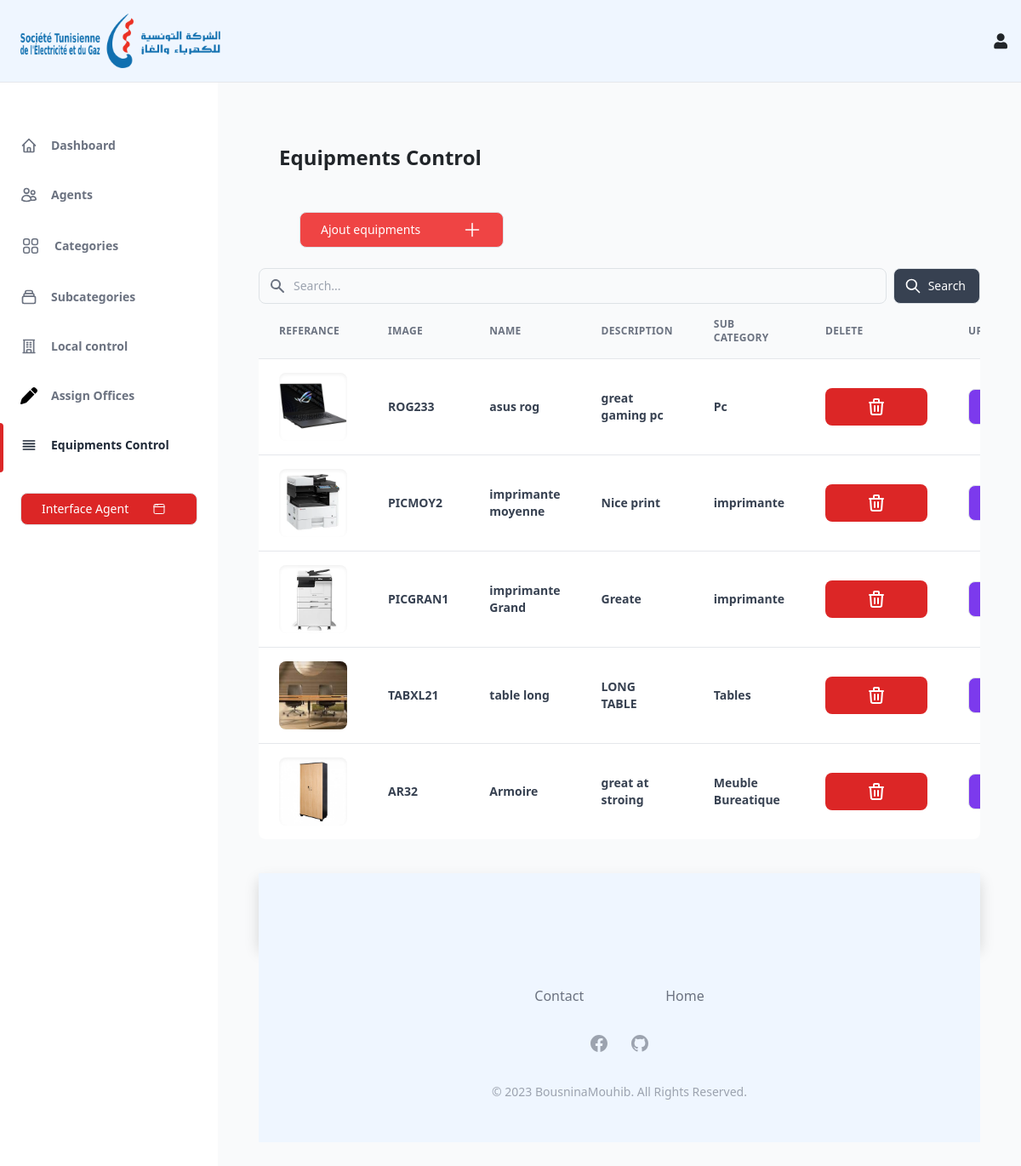
/equipmentcontrol (signed in), run on the app's committed database.
### tables this page shows
CREATE TABLE `equipment` (
  `id_equipment` int(8) NOT NULL,
  `Referance` varchar(8) NOT NULL,
  `id_subcategory` int(8) NOT NULL,
  `name` varchar(30) NOT NULL,
  `image` varchar(255) NOT NULL,
  `description` varchar(50) NOT NULL
);

CREATE TABLE `subcategory` (
  `id_subcategory` int(8) NOT NULL,
  `id_category` int(8) NOT NULL,
  `name` varchar(30) NOT NULL,
  `image` varchar(255) NOT NULL
);

### core/Functions.php (called while the page is built, shortened)
<?php
function base_path($path)
{
    return BASE_PATH . $path;
}
function view($path, $attributes = []){
    extract($attributes);
    require  base_path('views/'.$path);
}

### controllers/admin/equipmentcontrol/index.php (called while the page is built, shortened)
<?php
$config = require base_path('config.php');
$db = new Database($config['database']);
$equipments = $db->query("select * from equipment") -> get();
$subcategory = $db->query("select * from subcategory ") -> get();
view("admin/equipmentcontrol.views.php", [
    'heading' => 'Equipments Control',
    'equipments' => $equipments,
    'subcategories' => $subcategory
]);

### public/index.php (called while the page is built, shortened)
<?php
require BASE_PATH . 'core/functions.php';
spl_autoload_register(function ($class) {
    $class = str_replace("\\", '/', $class);
});
$router = new \core\Router();
$uri = parse_url($_SERVER['REQUEST_URI'])['path'];
$method =$_POST['_method'] ?? $_SERVER['REQUEST_METHOD'];
$router->route($uri, $method);

### config.php (called while the page is built)
<?php
return [
    'database' => [
        'host' => 'localhost',
        'port' => 3306,
        'dbname' => 'steggestionim',
        'charset' => 'utf8mb4'
    ],
];

### core/Database.php (called while the page is built, shortened)
<?php
    class Database {
    public  $connection;
    public $statement;
    public function __construct($config,$username ="root" ,$password= "")
    {
        $dsn = ('mysql:' . http_build_query($config,'',';'));
        $this-> connection = new PDO($dsn, $username, $password,[
            PDO::ATTR_DEFAULT_FETCH_MODE => PDO::FETCH_ASSOC
        ]);
    }
    public function query($query,$params = [])
    {
        $this->statement = $this-> connection ->prepare($query);
        $this->statement->execute($params);
        return $this;
    }
    public function get(){
        return $this->statement->fetchAll();
    }
}

### views/admin/equipmentcontrol.views.php (the view, shortened to what this page needs)
<?php require base_path('views/admin/partials/head.php'); ?>
<?php require base_path('views/admin/partials/header.php') ?>
<?php require base_path('views/admin/partials/aside.php') ?>
<main class=" p-5 w-full h-full overflow-y-auto">
    <div class="container px-6 mx-auto grid ">
        <h1 class="my-6 text-2xl font-semibold text-black-700 dark:text-gray-200 ">
            <?= $heading ?>
        </h1>
        <div class="px-6 my-6 flex justify-between ">
            <button data-modal-target="authentication-modal" data-modal-toggle="authentication-modal" class="flex items-center justify-between w-60 px-4 py-2 text-sm font-medium leading-5 text-white transition-colors duration-150 bg-red-500 border border-transparent rounded-lg active:bg-red-500 hover:bg-red-700 focus:outline-none focus:shadow-outline-purple">
                Ajout equipments
                <span class="ml-2" aria-hidden="true">
                    <svg class="w-6 h-6 text-white" fill="none" stroke="currentColor" stroke-width="1.5" viewBox="0 0 24 24" xmlns="http://www.w3.org/2000/svg" aria-hidden="true">
                        <path stroke-linecap="round" stroke-linejoin="round" d="M12 4.5v15m7.5-7.5h-15"></path>
                    </svg>
                </span>
            </button>
        </div>
    </div>
    <div class="flex-auto">
        <form class="flex items-center" method="POST" action="/equipmentcontrol">
            <div class="relative w-full">
                <div class="absolute inset-y-0 left-0 flex items-center pl-3 pointer-events-none">
                </div>
                <input type="text" id="search" name="search" class="bg-gray-50 border border-gray-300 text-gray-900 text-sm rounded-lg focus:ring-gray-500 focus:border-gray-500 block w-full pl-10 p-2.5  dark:bg-gray-700 dark:border-gray-600 dark:placeholder-gray-400 dark:text-white " placeholder="Search...">
            </div>
            <button type="submit" class="inline-flex items-center py-2.5 px-3 ml-2 text-sm font-medium text-white bg-gray-700 rounded-lg border border-gray-700 hover:bg-gray-800 focus:ring-4 focus:outline-none focus:ring-gray-300 dark:bg-gray-600">
                <svg aria-hidden="true" class="w-5 h-5 mr-2 -ml-1" fill="none" stroke="currentColor" viewBox="0 0 24 24" xmlns="http://www.w3.org/2000/svg">
                    <path stroke-linecap="round" stroke-linejoin="round" stroke-width="2" d="M21 21l-6-6m2-5a7 7 0 11-14 0 7 7 0 0114 0z"></path>
                </svg>Search
            </button>
        </form>
    </div>
    <div class="w-full overflow-hidden rounded-lg shadow-xs">
        <div class="w-full overflow-x-auto">
            <table class="w-full whitespace-no-wrap">
                <thead>
                    <tr class="text-xs font-semibold tracking-wide text-left text-gray-500 uppercase border-b dark:border-gray-700 bg-gray-50 dark:text-gray-400 dark:bg-gray-800">
                        <th class="px-4 py-3">Referance</th>
                        <th class="px-4 py-3">Image</th>
                        <th class="px-4 py-3">Name</th>
                        <th class="px-4 py-3">Description</th>
                        <th class="px-4 py-3">Sub Category</th>
                        <th class="px-4 py-3">Delete</th>
                        <th class="px-4 py-3">Update</th>
                    </tr>
                </thead>
                <tbody class="text-left bg-white divide-y dark:divide-gray-700 dark:bg-gray-800">
                    <?php $x = 0 ?>
                    <?php foreach ($equipments as $equipment) : ?>
                        <?php $x++ ?>
                        <tr class="text-gray-700 dark:text-gray-400">
                            <td class="px-4 py-3">
                                <div class="flex items-center text-sm">
                                    <div class="relative hidden w-20 h-20  rounded-full md:block">
                                        <img class=" object-cover w-full h-full rounded-lg" src="<?= $equipment['image'] ?>" alt="" loading="lazy" />
                                        <div class="absolute inset-0 rounded-lg shadow-inner" aria-hidden="true">
                                        </div>
                                    </div>
                                </div>
                            </td>
                            <td class="px-4 py-3 text-sm">
                                <p class="font-semibold">
                                    <?= $equipment['Referance'] ?>
                                </p>
                            </td>
                            <td class="px-4 py-3 text-sm">
                                <p class="font-semibold">
                                    <?= $equipment['name'] ?>
                                </p>
                            </td>
                            <td class="px-4 py-3 text-sm">
                                <p class="font-semibold">
                                    <?= $equipment['description'] ?>
                                </p>
                            </td>
                            <td class="px-4 py-3 text-sm">
                                <p class="font-semibold">
                                    <?php foreach ($subcategories as $subcategory) : ?>
                                        <?php if ($equipment['id_subcategory'] == $subcategory['id_subcategory']) : ?>
                                            <?= $subcategory['name'] ?>
                                        <?php endif; ?>
                                    <?php endforeach; ?>
                                </p>
                            </td>
                            <td class="px-4 py-3 text-sm">
                                <button data-modal-target="popup-modal<?= $x ?>" data-modal-toggle="popup-modal<?= $x ?>" class="block text-white bg-red-600 hover:bg-red-800 focus:ring-4 focus:outline-none focus:ring-blue-300 font-medium rounded-lg text-sm px-5 py-2.5 text-center">
                                </button>
                            </td>
                            <td class="px-4 py-3 text-sm">
                                <button data-modal-target="crypto-modal<?= $x ?>" data-modal-toggle="crypto-modal<?= $x ?>" class=" w-19 px-4 py-2 text-sm font-medium leading-5 text-white transition-colors duration-150 bg-purple-600 border border-transparent rounded-lg active:bg-purple-600 hover:bg-purple-700 focus:outline-none focus:shadow-outline-purple ">
                                </button>
                            </td>
                        </tr>
                    <?php endforeach; ?>
                </tbody>
            </table>
        </div>
    </div>
    <footer class="pt-10">
        <?php require base_path('views/admin/partials/foot.php') ?>
    </footer>
</main>

### core/Router.php (shortened to what this page needs)
<?php
class Router{
    protected $routes = [];
    public function add($method,$uri,$controller){
        $this->routes[] = [
            'uri' => $uri,
            'controller' => $controller,
            'method' => $method
        ];
    }
    public function route($uri,$method)
    {
        foreach($this->routes as $route){
            if ($route['uri']===$uri && $route['method'] === strtoupper($method)){
                return require base_path($route['controller']);
            }
        }
    }
}

### data on the page
equipment: image (picture), Referance "ROG233", name "asus rog", description "great gaming pc"
subcategory: name "Pc"
equipment: image (picture), Referance "PICMOY2", name "imprimante moyenne", description "Nice print"
subcategory: name "imprimante"
equipment: image (picture), Referance "PICGRAN1", name "imprimante Grand", description "Greate"
equipment: image (picture), Referance "TABXL21", name "table long", description "LONG TABLE"
subcategory: name "Tables"
equipment: image (picture), Referance "AR32", name "Armoire", description "great at stroing"
subcategory: name "Meuble Bureatique"
